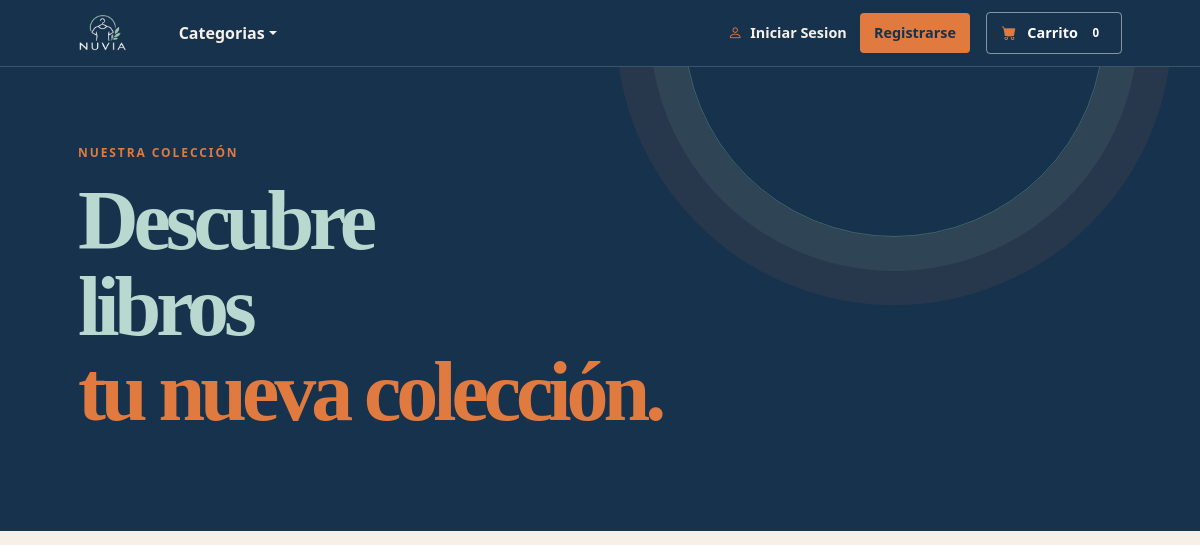
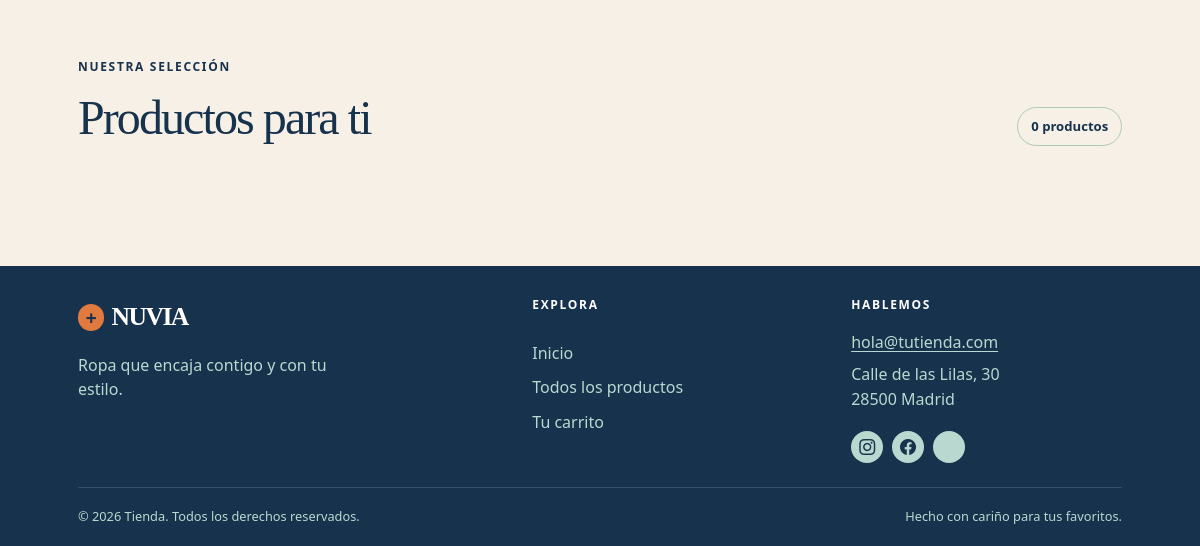
Before: /categoria.php?idcat=2 with the older database file (2 pictures, top to bottom).
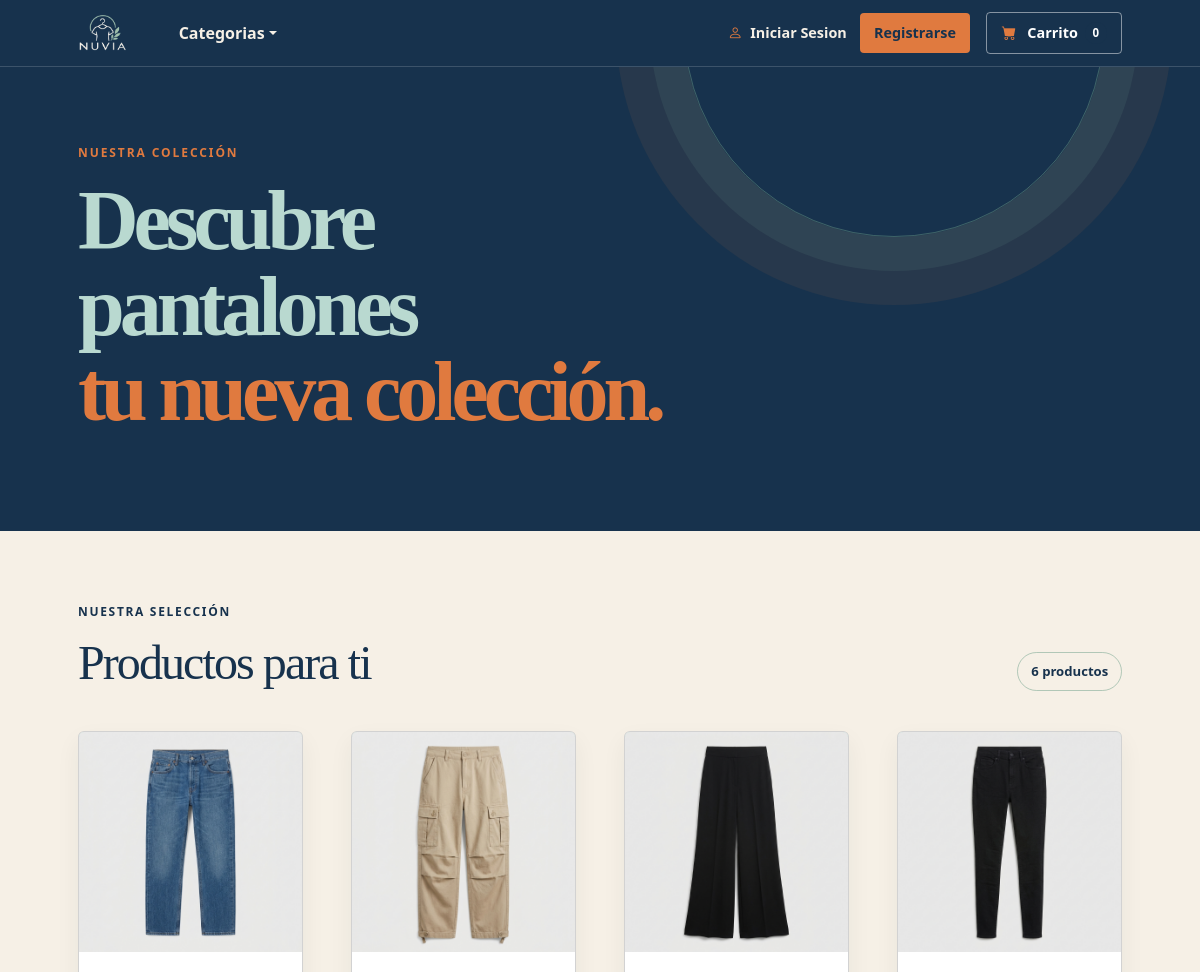
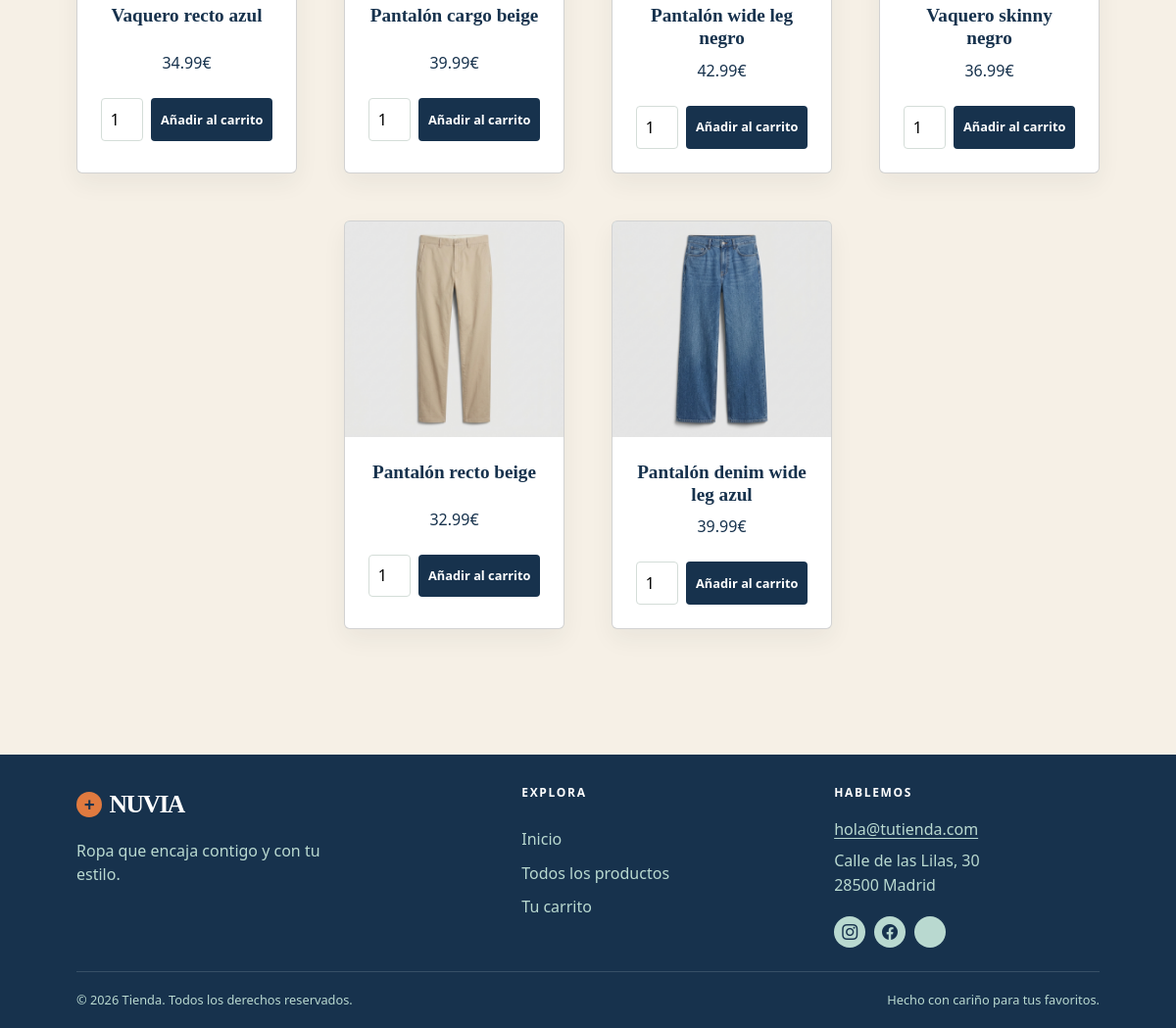
After: the same page with the newer database file (2 pictures, top to bottom).
### tables this page shows
CREATE TABLE `Categorias` (
  `id_cat` int(11) NOT NULL,
  `nombre` varchar(100) NOT NULL,
  PRIMARY KEY (`id_cat`)
);

CREATE TABLE `Productos` (
  `ID` int(11) NOT NULL,
  `nombre` varchar(150) NOT NULL,
  `Precio` decimal(10,2) NOT NULL,
  `Stock` int(11) NOT NULL,
  `Imagen` varchar(255) DEFAULT NULL,
  `Descripcion` text DEFAULT NULL,
  `Ventas` int(11) DEFAULT 0,
  `id_cat` int(11) NOT NULL,
  PRIMARY KEY (`ID`),
  KEY `id_cat` (`id_cat`),
  CONSTRAINT `Productos_ibfk_1` FOREIGN KEY (`id_cat`) REFERENCES `Categorias` (`id_cat`)
);

### inicio.php (called while the page is built, shortened)
<?php
include_once("funciones.php");
include_once("funcionesextra.php");
$bbdd = new db("127.0.0.1",3306,"Tienda1","tienda","tienda123");
?>

### funciones.php (called while the page is built, shortened)
<?php
class db{
public $pdo;
public function __construct($host,$port,$db,$user,$pass) {
        $this->pdo = new PDO("mysql:host=".$host.";port=".$port.";dbname=".$db.";charset=utf8", $user, $pass);
    }
function obtenercat($idcat){
    $sentencia="SELECT * FROM Categorias WHERE id_cat=:id_cat";
    $ejecucion=$this->pdo->prepare($sentencia);
    $ejecucion->execute([
        ":id_cat" => $idcat
    ]);
    $fila=$ejecucion->fetch(PDO::FETCH_ASSOC);
    return $fila;
}
function obtenerproductos($idcat){
    $sentencia="SELECT * FROM Productos WHERE id_cat=:id_cat";
    $ejecucion=$this->pdo->prepare($sentencia);
    $ejecucion->execute([
        ":id_cat" => $idcat
    ]);
    $fila=$ejecucion->fetchAll(PDO::FETCH_ASSOC);
    return $fila;
}
}
?>

### funcionesextra.php (the view, shortened to what this page needs)
<?php
function mostrarproducto($valor){
        if($valor["Imagen"]!=""){
            $img="<img class='card-img-top' src='img/".$valor['Imagen']."'>";
        }else{
            $img="";
        }
    return "<div class='col mb-5'>
                <div class='card product-card h-100'>
                    <a class='product-card__link' href='producto.php?id=".$valor['ID']."'>"
                    .$img."
                    <div class='card-body p-4'>
                        <div class='text-center'>
                            <h5 class='fw-bolder product-card__title'>".$valor['nombre']."</h5>
                            ".$valor["Precio"]."€
                        </div>
                    </div>
                    </a>
                    ".mostraranadircarrito($valor)."
                </div>
            </div>";
}
function mostraranadircarrito($valor){
    if($valor['Stock']>0){
        return "<div class='product-card__cart text-center'>
            <form method='POST' action='".$_SERVER["PHP_SELF"]."'>
            <input class='product-card__quantity' type='number' name='cantidad' value='1' min='1'>
                <input type='hidden' name='idpro' value='".$valor['ID']."'>
            <input class='product-card__submit' type='submit' value='Añadir al carrito' name='anadirpro'></input>
            </form>
            </div>";
    }
}
?>

### cabecera.php (shortened to what this page needs)
<?php
require_once("inicio.php");
    if(isset($_COOKIE["carrito"])){
        $carrito=json_decode($_COOKIE["carrito"],true);
    }else{
        $carrito=[];
    }
if(isset($_SESSION["id_user"])){
     $infocarritos=$bbdd->infoCarritoSesion($iduser);
     $cantcarrito=$bbdd->numprodcarrito($iduser);
}else{
    $cantcarrito=count($carrito);
}
?>
<!DOCTYPE html>
<html lang="en">
    <head>
        <link href="https://cdn.jsdelivr.net/npm/bootstrap-icons@1.5.0/font/bootstrap-icons.css" rel="stylesheet" />
        <link href="css/styles.css" rel="stylesheet" />
    </head>
    <body>
        <nav class="navbar navbar-expand-lg navbar-light site-navbar">
            <div class="container px-4 px-lg-5">
                <a class="navbar-brand site-navbar__brand" href="index.php">
                    <img src="img/LOGOS/logo.png" alt="Nuvia">
                </a>
                <div class="collapse navbar-collapse" id="navbarSupportedContent">
                    <ul class="navbar-nav me-auto mb-2 mb-lg-0 ms-lg-4">
                        <li class="nav-item dropdown">
                            <a class="nav-link dropdown-toggle" id="navbarDropdown" href="#" role="button" data-bs-toggle="dropdown" aria-expanded="false">Categorias</a>
                        </li>
                    </ul>
                    <?php
                    if(!is_array($usuario ?? null)){
                    ?>
                    <div class="site-navbar__actions">
                        <a class="site-navbar__account-link" href="login.php">
                            <i class="bi-person"></i>
                            Iniciar Sesion
                        </a>
                        <a class="site-navbar__account-button" href="registro.php">
                            Registrarse
                        </a>
                    </div>
                    <?php
                    }
                    ?>
                        <a href="carrito.php" class="site-navbar__cart">
                            <i class="bi-cart-fill me-1"></i>
                            <span>Carrito</span>
                            <span class="site-navbar__cart-count"><?=$cantcarrito?></span>
                        </a>
                </div>
            </div>
        </nav>

### categoria.php
<?php
include_once("inicio.php");
if(isset($_GET["idcat"])){
    $idcat=$_GET["idcat"];
    $productos=$bbdd->obtenerproductos($idcat);
    $categoria=$bbdd->obtenercat($idcat);
    $nombreCategoria=$categoria["nombre"];
}else{
    $productos=$bbdd->mostrarprodycat();
    $nombreCategoria="todos nuestros productos";
}
$nombreCategoria=htmlspecialchars(strtolower($nombreCategoria), ENT_QUOTES, "UTF-8");
require_once("cabecera.php");
?>
        <header class="category-hero">
    <div class="container px-4 px-lg-5">
        <div class="category-hero__content">
            <p class="category-hero__eyebrow">Nuestra colección</p>
            <h1>
                <span class="category-hero__discover">Descubre<br><?= $nombreCategoria === "todos nuestros productos" ? "todos" : $nombreCategoria ?></span><br>
                <em><?= $nombreCategoria === "todos nuestros productos" ? "nuestros productos." : "tu nueva colección." ?></em>
            </h1>
        </div>
    </div>
</header>
        <section class="category-products">
            <div class="container px-4 px-lg-5">
                <div class="category-products__heading">
                    <div>
                        <p class="section-kicker">Nuestra selección</p>
                        <h2>Productos para ti</h2>
                    </div>
                    <span class="category-products__count"><?=count($productos)?> productos</span>
                </div>
                <div class="row gx-4 gx-lg-5 row-cols-2 row-cols-md-3 row-cols-xl-4 justify-content-center">
                    <?php
                    foreach($productos as $valor){
                        echo mostrarproducto($valor);
                    }
                    ?>
                </div>
            </div>
        </section>
        <?php
        include_once("pie.php");
        ?>
    </body>
</html>

### pie.php (shortened to what this page needs)
<footer class="site-footer">
    <div class="container px-4 px-lg-5">
        <div class="site-footer__main">
            <div class="site-footer__brand-block">
                <a class="site-footer__brand" href="index.php">
                    <span class="site-footer__brand-mark">+</span>
                    NUVIA
                </a>
                <p>Ropa que encaja contigo y con tu estilo.</p>
            </div>
            <div class="site-footer__links">
                <h2>Explora</h2>
                <a href="index.php">Inicio</a>
                <a href="categoria.php">Todos los productos</a>
                <a href="carrito.php">Tu carrito</a>
            </div>
            <div class="site-footer__contact">
                <h2>Hablemos</h2>
                <p><a href="mailto:hola@tutienda.com">hola@tutienda.com</a></p>
                <p>Calle de las Lilas, 30<br>28500 Madrid</p>
                <div class="site-footer__socials" aria-label="Redes sociales">
                    <a href="#" aria-label="Instagram"><i class="bi bi-instagram"></i></a>
                    <a href="#" aria-label="Facebook"><i class="bi bi-facebook"></i></a>
                    <a href="#" aria-label="TikTok"><i class="bi bi-tiktok"></i></a>
                </div>
            </div>
        </div>
        <div class="site-footer__bottom">
            <span>&copy; 2026 Tienda. Todos los derechos reservados.</span>
            <span>Hecho con cariño para tus favoritos.</span>
        </div>
    </div>
</footer>

Changed rows visible on the page:
changed categorias: nombre "libros" → "pantalones"
added productos: Imagen (picture), nombre "Vaquero recto azul", Precio "34.99"
added productos: Imagen (picture), nombre "Pantalón cargo beige", Precio "39.99"
added productos: Imagen (picture), nombre "Pantalón wide leg negro", Precio "42.99"
added productos: Imagen (picture), nombre "Vaquero skinny negro", Precio "36.99"
added productos: Imagen (picture), nombre "Pantalón recto beige", Precio "32.99"
added productos: Imagen (picture), nombre "Pantalón denim wide leg azul", Precio "39.99"
Other visible differences:
count($productos): "0" → "6"
